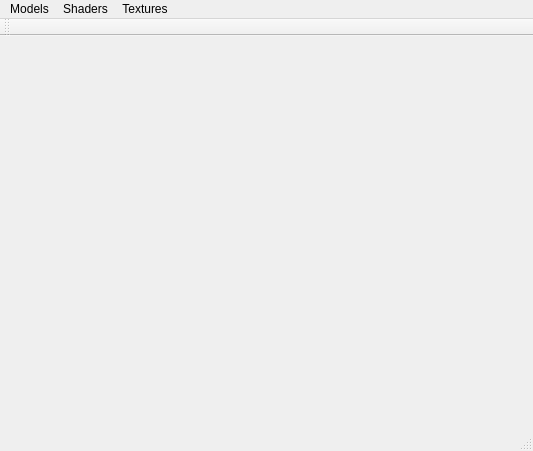
<?xml version="1.0" encoding="UTF-8"?>
<ui version="4.0">
 <class>MainWindow</class>
 <widget class="QMainWindow" name="MainWindow">
  <property name="geometry">
   <rect>
    <x>0</x>
    <y>0</y>
    <width>533</width>
    <height>451</height>
   </rect>
  </property>
  <property name="windowTitle">
   <string>MainWindow</string>
  </property>
  <widget class="QWidget" name="centralWidget"/>
  <widget class="QMenuBar" name="menuBar">
   <property name="geometry">
    <rect>
     <x>0</x>
     <y>0</y>
     <width>533</width>
     <height>20</height>
    </rect>
   </property>
   <widget class="QMenu" name="menuModels">
    <property name="title">
     <string>Models</string>
    </property>
    <addaction name="action_obre_fitxer"/>
    <addaction name="separator"/>
    <addaction name="action_afegeix_llum_puntual"/>
   </widget>
   <widget class="QMenu" name="menuShaders">
    <property name="title">
     <string>Shaders</string>
    </property>
    <addaction name="action_gouraud"/>
    <addaction name="action_phong"/>
    <addaction name="action_toon"/>
   </widget>
   <widget class="QMenu" name="menuTextures">
    <property name="title">
     <string>Textures</string>
    </property>
    <addaction name="action_gouraud_tex"/>
    <addaction name="action_phong_tex"/>
    <addaction name="action_bump_mapping"/>
    <addaction name="action_environmental_mapping"/>
   </widget>
   <addaction name="menuModels"/>
   <addaction name="menuShaders"/>
   <addaction name="menuTextures"/>
  </widget>
  <widget class="QToolBar" name="mainToolBar">
   <attribute name="toolBarArea">
    <enum>TopToolBarArea</enum>
   </attribute>
   <attribute name="toolBarBreak">
    <bool>false</bool>
   </attribute>
  </widget>
  <widget class="QStatusBar" name="statusBar"/>
  <action name="action_phong">
   <property name="text">
    <string>Phong Shader</string>
   </property>
   <property name="toolTip">
    <string>Activar Phong Shader</string>
   </property>
   <property name="shortcut">
    <string>Alt+2</string>
   </property>
  </action>
  <action name="action_gouraud">
   <property name="text">
    <string>Gouraud Shader</string>
   </property>
   <property name="toolTip">
    <string>Activar Gouraud Shader</string>
   </property>
   <property name="shortcut">
    <string>Alt+1</string>
   </property>
  </action>
  <action name="action_toon">
   <property name="text">
    <string>Toon Shader</string>
   </property>
   <property name="toolTip">
    <string>Activar Toon Shader</string>
   </property>
   <property name="shortcut">
    <string>Alt+3</string>
   </property>
  </action>
  <action name="action_obre_fitxer">
   <property name="text">
    <string>Obre Fitxer .obj</string>
   </property>
   <property name="toolTip">
    <string>Obre Fitxer .obj</string>
   </property>
   <property name="shortcut">
    <string>Ctrl+F</string>
   </property>
  </action>
  <action name="action_gouraud_tex">
   <property name="text">
    <string>GouraudTex</string>
   </property>
   <property name="shortcut">
    <string>Ctrl+1</string>
   </property>
  </action>
  <action name="action_phong_tex">
   <property name="text">
    <string>PhongTex</string>
   </property>
   <property name="shortcut">
    <string>Ctrl+2</string>
   </property>
  </action>
  <action name="action_bump_mapping">
   <property name="text">
    <string>Bump-mapping</string>
   </property>
   <property name="shortcut">
    <string>Ctrl+3</string>
   </property>
  </action>
  <action name="action_environmental_mapping">
   <property name="text">
    <string>Environmental-mapping</string>
   </property>
   <property name="shortcut">
    <string>Ctrl+4</string>
   </property>
  </action>
  <action name="action_afegeix_llum_puntual">
   <property name="text">
    <string>Llum Actual</string>
   </property>
  </action>
 </widget>
 <layoutdefault spacing="6" margin="11"/>
 <resources/>
 <connections/>
</ui>
